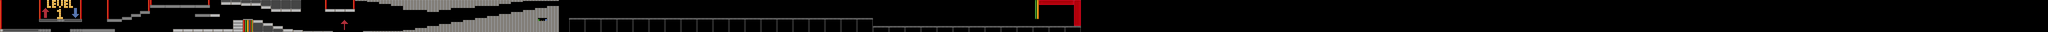

A level layout from a 2D game, rendered from its tile map. Below: a short description, then the map file with tile-grid data replaced by summaries:
An orthogonal 2048x32 tile map with 16x16 px tiles, 1 tile layer (layer_1).

<map version="1.0" orientation="orthogonal" renderorder="right-down" width="2048" height="32" tilewidth="16" tileheight="16" nextobjectid="1">
 <tileset firstgid="1" source="tileset_1.tsx" />
 <layer name="layer_1" width="2048" height="32">
  <data>[65536 cells, 8171 non-empty, 125 distinct tile ids]</data>
 </layer>
</map>